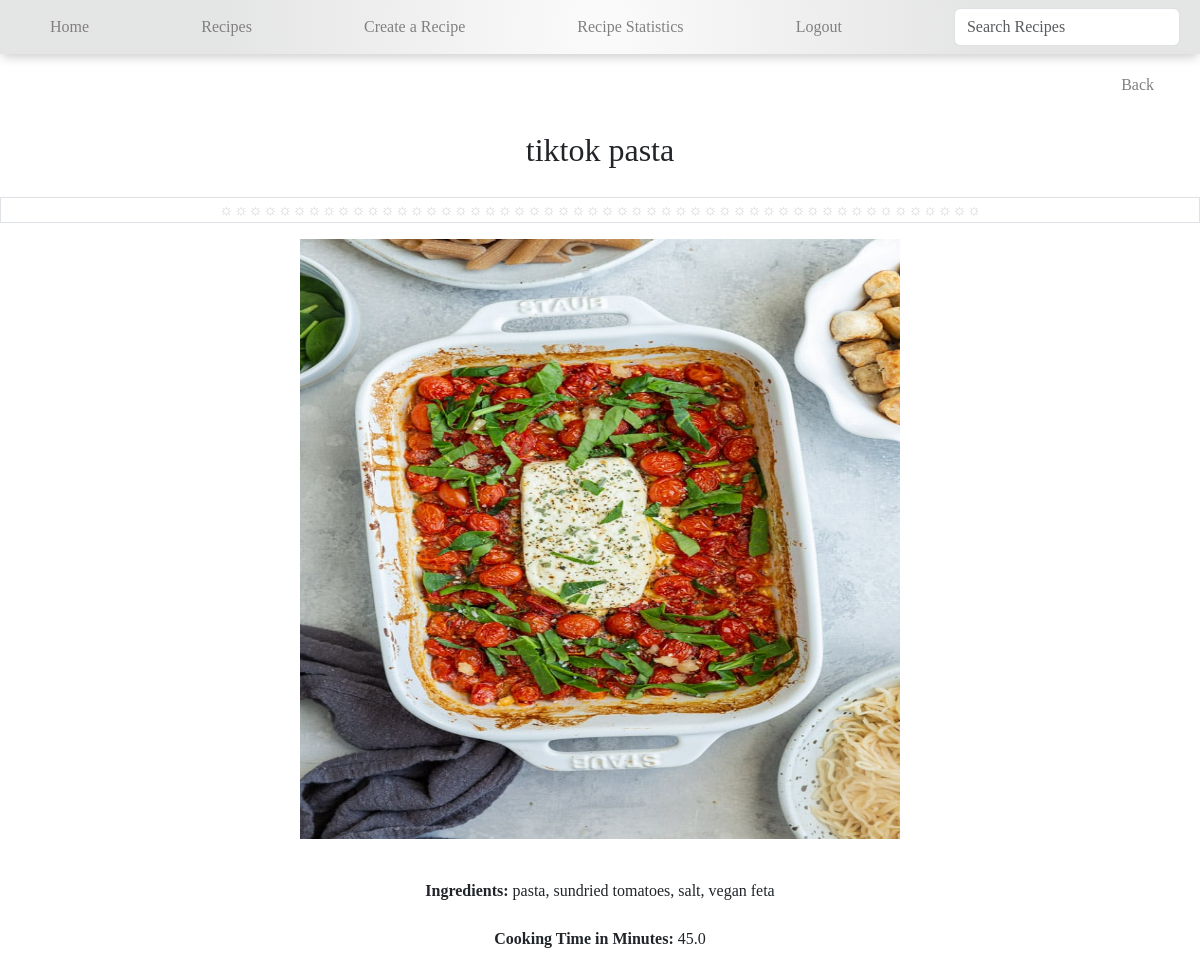
The page /list/8 (signed in) on the database its author committed.
### recipes/models.py (models this page shows, shortened)
class Recipe(models.Model):
    name=models.CharField(max_length=120)
    ingredients=models.CharField(max_length=250)
    cooking_time=models.FloatField(help_text='in minutes')
    pic = models.ImageField(upload_to='recipes/', default='no_picture.jpg')

### recipes/views.py (the view)
# urls.py: path('list/<pk>', RecipeDetailView.as_view(), name='detail'),
class RecipeDetailView(LoginRequiredMixin, DetailView):
    model = Recipe
    template_name = 'recipes/detail.html'

### recipes/templates/recipes/detail.html (shortened to what this page needs)
<!DOCTYPE html>
<html lang="en">
<head>
</head>
<link href="https://cdn.jsdelivr.net/npm/bootstrap@5.3.3/dist/css/bootstrap.min.css" rel="stylesheet">
  {% include './navbar.html' %}
  <body>
<ul>
<li><a href ="{%url 'recipes:list' %}">Back </a></li>
</ul>
<h2>{{object.name}}</h2>
<p class="border">&#9788;&#9788;&#9788;&#9788;&#9788;&#9788;&#9788;&#9788;&#9788;&#9788;&#9788;&#9788;&#9788;&#9788;&#9788;&#9788;&#9788;&#9788;&#9788;&#9788;&#9788;&#9788;&#9788;&#9788;&#9788;&#9788;&#9788;&#9788;&#9788;&#9788;&#9788;&#9788;&#9788;&#9788;&#9788;&#9788;&#9788;&#9788;&#9788;&#9788;&#9788;&#9788;&#9788;&#9788;&#9788;&#9788;&#9788;&#9788;&#9788;&#9788;&#9788;&#9788;</p>
<img src="{{object.pic.url}}" width="200" height="300" />
<div class="instructions">
<b>Ingredients: </b> {{object.ingredients}} <br><br>
<b>Cooking Time in Minutes: </b> {{object.cooking_time}} <br>
</div>
</body>
</html>

### recipes/templates/recipes/detail.html (style rules this page uses)
body { font-family: Georgia, 'Times New Roman', Times, serif; }
ul { display: flex; justify-content: end; list-style-type: none; margin:0; padding: 0; }
li { float: left; border-radius: 10%; margin: 5px 30px 0px 0px; }
li a { display: block; color: grey; text-align: center; padding: 14px 16px; text-decoration: none; }
h2 { text-align: center; font-family:cursive; padding: 20px; }
img { display: block; margin-left: auto; margin-right: auto; height: 600px; width: 600px; }
.instructions { text-align: center; font-family:Georgia, 'Times New Roman', Times, serif; padding: 40px; }
.border { display: flex; align-items: center; flex-direction: column; color: lightgray; }

### recipes/templates/recipes/navbar.html (style rules this page uses)
body { font-family: Georgia, "Times New Roman", Times, serif; }

### rows shown on the page
Recipe: name "tiktok pasta", pic (picture), ingredients "pasta, sundried tomatoes, salt, vegan feta", cooking_time "45.0"
